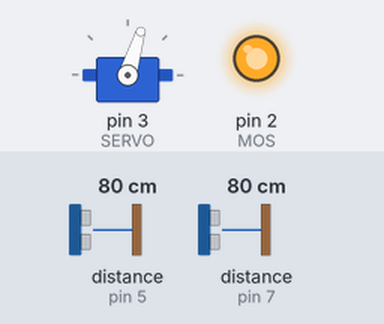
The sketch below on a simulated Arduino Uno, built with avr-gcc and run on an emulated ATmega328P. Shown: servo, output pins drawn as LEDs (lit = HIGH). The test bench sets the inputs (shaded band); at power-on: distance to the obstacle (sensors on pin 5, pin 7) 80 cm. The echo pulse lasts 58.3 µs per cm.

Above: at 7.9 s.
8.0 s: distance to the obstacle (sensor on pin 5) set to 250 cm
At 8.15 s:
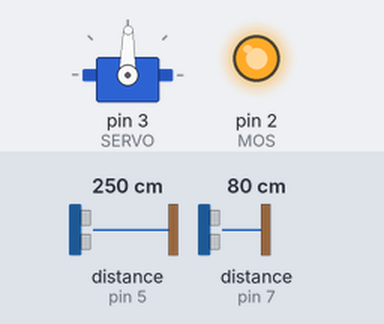
11.0 s: distance to the obstacle (sensor on pin 7) set to 2 cm
At 11.22 s:
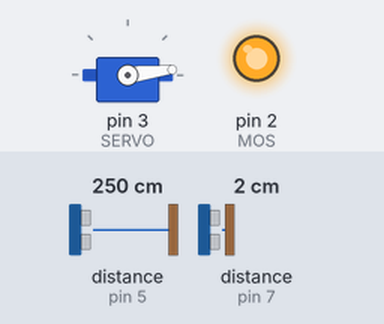
14.0 s: distance to the obstacle (sensor on pin 5) set to 2 cm
At 14.8 s:
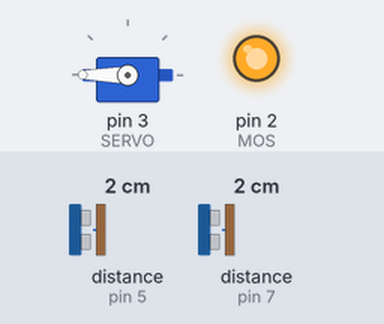
15.5 s: distance to the obstacle (sensor on pin 5) set to 55 cm
17.8 s: distance to the obstacle (sensor on pin 5) set to 61 cm
Timing chart, 0 to 21.8 s (numbered marks = the images above; inputs shaded):
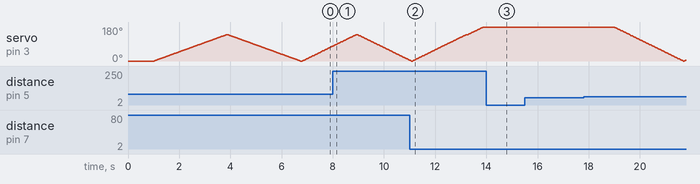

Measured:
- after the input at 14.0 s, servo on pin 3 (SERVO): stays 180° (without the input it goes to 179° after 1.2 s)
- after the input at 15.5 s, every drawn part: stays the same

The sketch:

aim-fan-mos-dual.ino
```cpp
/*
   Как работает алгоритм:
   Серво крутится от MIN_ANGLE до MAX_ANGLE с шагом 1 градус
   Каждые 2 градуса стреляем дальномером. Перед началом работы
   калибруемся: сканируем пространство и составляем "карту"
   рабочей области, получаем массив расстояний.
   В режиме seek крутимся и сравниваем значения с измеренными.
   Если находим расхождение в DEADZONE, начинаем считать, сколько
   будет таких точек. Если их больше MIN_CATCH - считаем за "цель".
   Таким образом фильтруем случайные маленькие объекты и шумы. Также
   прощаем системе несколько ошибок (MISTAKES) во время сканирования цели.
   В итоге получаем угол начала "цели" и угол конца. Ищем средний угол
   и поворачиваемся на него, то есть в центр цели, это режим hold.
   Далее в режиме удержания цели измеряем расстояние, если выпадаем из
   DEADZONE - переходим к поиску цели.
   Если цель не была обнаружена за PWR_TIMEOUT миллисекунд - переходим в
   режим ожидания: выключаем вентилятор, стоим в центре и измеряем.
   Если обнаружили препятствие ближе 10 см в течение 2 секунд - поиск цели
*/

// ------------- НАСТРОЙКИ --------------
#define STEP_DELAY 15       // скорость серво (меньше 10 не ставить, сонар тупит)
#define TIMEOUT 1000        // таймаут на новый поиск цели из режима удержания
#define PWR_TIMEOUT 10000   // таймаут на выключение вентилятора
#define MAX_ANGLE 140       // максимальный угол поворота
#define MIN_ANGLE 0         // минимальный угол поворота
#define DIST_MAX 150        // максимальное расстояние (см). Датчик бьёт до 4 метров, но будут шумы

#define DEADZONE 20         // зона нечувствительности (мин. разность с калибровкой)
#define MIN_CATCH 15         // мин. количество точек подряд, чтобы  считать цель целью
#define MISTAKES 2          // допустимое количество пропусков при сканировании цели
// ------------- НАСТРОЙКИ --------------

// ---------- ПИНЫ ----------
#define TRIG 4
#define ECHO 5
#define TRIG2 6
#define ECHO2 7

#define SERVO 3
#define MOS 2
// ---------- ПИНЫ ----------

// ---------- ДЛЯ РАЗРАБОТЧИКОВ ----------
//#define RADAR_DEBUG 1
#include "Servo.h"
Servo servo;

#include "GyverHacks.h"
GTimer stepTimer(STEP_DELAY);
GTimer sonarTimer(50);
GTimer timeoutTimer(TIMEOUT);
GTimer powerTimer(PWR_TIMEOUT);
GTimer wakeTimer(1000);

#include <NewPing.h>
NewPing sonar1(TRIG, ECHO, DIST_MAX);
NewPing sonar2(TRIG2, ECHO2, DIST_MAX);

typedef enum {SEEK, HOLD, WAIT};
boolean direct;
boolean next;
const byte steps_num = (MAX_ANGLE - MIN_ANGLE);
int angle = MIN_ANGLE;
int distance1[steps_num + 1], distance2[steps_num + 1];
boolean catch_flag, catched_flag, hold_flag, wait_flag = false;
byte catch_num;
byte mistakes;
byte mode = 0;
byte catch_pos;
int hold_signal;
byte direct_seek = 2;
byte lost_flag = 0;
// ---------- ДЛЯ РАЗРАБОТЧИКОВ ----------

void setup() {
  Serial.begin(115200);
  servo.attach(SERVO);
  servo.write(MIN_ANGLE);
  pinMode(MOS, OUTPUT);
  digitalWrite(MOS, 0);
  delay(1000);            // ждём поворота в начальное положение
  calibration();          // забиваем калибровочный массив
  digitalWrite(MOS, 1);   // включили вентилятор
  powerTimer.reset();     // сброс таймера ждущего режима
}

void loop() {
  switch (mode) {
    case SEEK: seek();  // режим поиска цели
      break;
    case HOLD: hold();  // режим удержания позиции
      break;
    case WAIT: wait();  // режим ожидания
      break;
  }
}

void wait() {
  if (!wait_flag) {
    turn_to((MAX_ANGLE - MIN_ANGLE) / 2);     // крутим серво в середину
    digitalWrite(MOS, 0);                     // мосфет вырубили
  }
  if (sonarTimer.isReady()) {                 // опрос сонара по таймеру
    int curr_dist1, curr_dist2;
    curr_dist1 = sonar1.ping_cm();          // получаем сигнал с датчика
    delay(40);
    curr_dist2 = sonar2.ping_cm();
    if ((curr_dist1 > 1 && curr_dist1 < 10) ||
        (curr_dist2 > 1 && curr_dist2 < 10)) {    // если меньше 10 см
      if (wakeTimer.isReady()) {              // и сработал таймер
        // переходим в поиск цели, включаем вентилятор...
        mode = SEEK;
        wait_flag = false;
        digitalWrite(MOS, 1);
        delay(2000);    // чтобы успеть убрать руку
        powerTimer.reset();   // сбрасываем, чтобы сразу не сработал
      }
    } else {
      wakeTimer.reset();                      // сбросить таймер поднесения руки
    }
  }
}

void seek() {
  if (direct) {             // движемся в прямом направлении
    if (angle < MAX_ANGLE)
      turn_to(MAX_ANGLE);   // плавный поворот
    else {
      direct = false;       // смена направления
      delay(50);            // задержка в крайнем положении
    }
  }
  else {                    // движемся в обратном направлении
    if (angle > MIN_ANGLE)
      turn_to(MIN_ANGLE);   // плавный поворот
    else {
      direct = true;        // смена направления
      delay(50);            // задержка в крайнем положении
    }
  }
  search();                 // ищем цель дальномером
}

void hold() {
  if (!hold_flag) {           // движение к середине цели
    turn_to(catch_pos);     // крутим серво
  } else {                    // расчётная точка достигнута
    if (sonarTimer.isReady()) {                   // отдельный таймер сонара
      byte pos = (angle - MIN_ANGLE);         // перевод градусов в элемент массива
      int curr_dist1, curr_dist2;
      int diff1, diff2;

      curr_dist1 = sonar2.ping_cm(); // получаем сигнал с датчика
      if (curr_dist1 == 0) curr_dist1 = DIST_MAX;   // 0 это не только 0, но и максимум
      diff1 = distance1[pos] - curr_dist1;          // ищем разницу
      delay(50);
      curr_dist2 = sonar1.ping_cm();   // получаем сигнал с датчика
      if (curr_dist2 == 0) curr_dist2 = DIST_MAX;   // 0 это не только 0, но и максимум
      diff2 = distance2[pos] - curr_dist2;          // ищем разницу

#ifdef RADAR_DEBUG
      Serial.print(angle);
      Serial.print(",");
      Serial.print((diff1 > 0) ? diff1 : DIST_MAX);
      Serial.print(".");
#endif
      if (lost_flag == 0) {
        if (diff1 < DEADZONE) {
          direct_seek = 1;
          lost_flag = 1;
        }
        if (diff2 < DEADZONE) {
          direct_seek = 0;
          lost_flag = 1;
        }
      } else if (lost_flag == 1) {
        if (diff1 < DEADZONE && diff2 < DEADZONE) lost_flag = 2;
      }

      if (diff1 > DEADZONE && diff2 > DEADZONE) {
        lost_flag = 0;
      }

      if (lost_flag == 2) {   // если вышли из зоны ИЛИ поднесли руку на 1-10 см
        if (timeoutTimer.isReady()) {             // отработка таймаута
          mode = SEEK;                            // если цель потеряна и вышло время - переходим на поиск
          hold_flag = false;
          powerTimer.reset();                     // сброс таймера ждущего режима
          direct = direct_seek;
          lost_flag = 0;
        }
      } else {                                    // если цель всё ещё в зоне видимости
        timeoutTimer.reset();                     // сбросить таймер
      }
    }
  }
}

void search() {
  if (/*angle % 2 == 0 &&*/ next) {                 // каждые 2 градуса
    if (powerTimer.isReady()) {
      mode = WAIT;          // если давно не было цели (PWR_TIMER) - перейти в ожидание
      wait_flag = false;
    }
    next = false;

    byte pos = (angle - MIN_ANGLE);         // перевод градусов в элемент массива
    int curr_dist;
    int diff;

    if (direct) curr_dist = sonar2.ping_cm(); // получаем сигнал с датчика
    else curr_dist = sonar1.ping_cm();

    if (curr_dist == 0) curr_dist = DIST_MAX;   // 0 это не только 0, но и максимум

    if (direct) diff = distance1[pos] - curr_dist;          // ищем разницу
    else diff = distance2[pos] - curr_dist;

#ifdef RADAR_DEBUG
    Serial.print(angle);
    Serial.print(",");
    Serial.print((diff > 0) ? diff : DIST_MAX);
    Serial.print(".");
#endif
    if (diff > DEADZONE) {                      // разность показаний больше мертвой зоны
      if (!catch_flag) {
        catch_flag = true;        // флаг что поймали какое то значение
        catch_pos = angle;        // запомнили угол начала предполагаемой цели
      }
      catch_num++;                // увеличили счётчик значений
      if (catch_num > MIN_CATCH)  // если поймали подряд много значений
        catched_flag = true;      // считаем, что это цель
    } else {                                    // если "пусто"
      if (catch_flag) {               // если ловим цель
        if (mistakes > MISTAKES) {    // если число ошибок превысило допустимое
          // сбросить всё
          catch_flag = false;
          catched_flag = false;
          catch_num = 0;
          mistakes = 0;
        } else {
          mistakes++;                 // увеличить число ошибок
        }
      }

      if (catched_flag) {             // поймали цель!
        mode = HOLD;                  // переход в режим удержание
        // catch_pos - середина цели. Считаем по разному, если двигались вперёд или назад
        if (direct) catch_pos += (catch_num / 2);
        else catch_pos -= (catch_num / 2);

        // сбросить всё
        hold_flag = false;
        catch_flag = false;
        catched_flag = false;
        catch_num = 0;
        mistakes = 0;
      }
    }
  }
}

void calibration() {
  // пробегаемся по рабочему диапазону
  for (angle = MIN_ANGLE; angle <= MAX_ANGLE; angle++) {
    servo.write(angle);
    //if (angle % 2 == 0) {   // каждый второй градус
    byte pos = (angle - MIN_ANGLE);
    int curr_dist = sonar2.ping_cm();
    if (curr_dist == 0) distance1[pos] = DIST_MAX;
    else distance1[pos] = curr_dist;
    //}
    delay(STEP_DELAY);
  }
  for (angle = MAX_ANGLE; angle >= MIN_ANGLE; angle--) {
    servo.write(angle);
    //if (angle % 2 == 0) {   // каждый второй градус
    byte pos = (angle - MIN_ANGLE);
    int curr_dist = sonar1.ping_cm();
    if (curr_dist == 0) distance2[pos] = DIST_MAX;
    else distance2[pos] = curr_dist;
    //}
    delay(STEP_DELAY);
  }
}

// дополнительная функция плавного поворота серво на указанный угол
void turn_to(byte to_angle) {
  if (stepTimer.isReady()) {
    if (angle < to_angle) angle++;
    else if (angle > to_angle) angle--;
    else {
      hold_flag = true;
      wait_flag = true;
    }
    servo.write(angle);
    next = true;
    if (angle > MAX_ANGLE) direct = false; // костыль ебать
    if (angle < MIN_ANGLE) direct = true; // костыль ебать
  }
}
```
